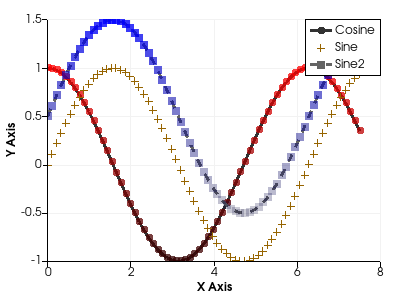

Here is the Python script that generated this plot:
#!/usr/bin/env python
# Demonstrate colored line plots with lookup tables and scalar visibility.

import math

import vtkmodules.vtkInteractionStyle  # noqa: F401
import vtkmodules.vtkRenderingContextOpenGL2  # noqa: F401
import vtkmodules.vtkRenderingOpenGL2  # noqa: F401

from vtkmodules.vtkChartsCore import vtkChartXY, vtkPlotPoints
from vtkmodules.vtkCommonCore import vtkFloatArray, vtkLookupTable
from vtkmodules.vtkCommonDataModel import vtkTable
from vtkmodules.vtkRenderingContext2D import vtkContextActor, vtkPen
from vtkmodules.vtkRenderingCore import (
    vtkRenderWindow,
    vtkRenderWindowInteractor,
    vtkRenderer,
)

# Create a table with some points in it.
arr_x = vtkFloatArray()
arr_x.SetName("XAxis")
arr_c = vtkFloatArray()
arr_c.SetName("Cosine")
arr_s = vtkFloatArray()
arr_s.SetName("Sine")
arr_s2 = vtkFloatArray()
arr_s2.SetName("Sine2")

num_points = 69
inc = 7.5 / (num_points - 1)
for i in range(num_points):
    arr_x.InsertNextValue(i * inc)
    arr_c.InsertNextValue(math.cos(i * inc))
    arr_s.InsertNextValue(math.sin(i * inc))
    arr_s2.InsertNextValue(math.sin(i * inc) + 0.5)

table = vtkTable()
table.AddColumn(arr_x)
table.AddColumn(arr_c)
table.AddColumn(arr_s)
table.AddColumn(arr_s2)

# Generate a black-to-red lookup table with fixed alpha.
lut = vtkLookupTable()
lut.SetValueRange(0.2, 1.0)
lut.SetSaturationRange(1, 1)
lut.SetHueRange(0, 0)
lut.SetRampToLinear()
lut.SetRange(-1, 1)
lut.SetAlpha(0.75)
lut.Build()

# Generate a black-to-blue lookup table with alpha range.
lut2 = vtkLookupTable()
lut2.SetValueRange(0.2, 1.0)
lut2.SetSaturationRange(1, 1)
lut2.SetHueRange(0.6667, 0.6667)
lut2.SetAlphaRange(0.2, 0.8)
lut2.SetRampToLinear()
lut2.SetRange(-1, 1)
lut2.Build()

# Set up chart.
chart = vtkChartXY()
chart.SetShowLegend(True)

# Line 0: solid line with circle markers, colored by cosine via lut.
line0 = chart.AddPlot(vtkChartXY.LINE)
line0.SetInputData(table, 0, 1)
line0.SetColor(50, 50, 50, 255)
line0.SetWidth(3.0)
line0.GetPen().SetLineType(vtkPen.SOLID_LINE)
line0.SetMarkerStyle(vtkPlotPoints.CIRCLE)
line0.SetScalarVisibility(1)
line0.SetLookupTable(lut)
line0.SelectColorArray(1)

# Line 1: no pen, plus markers.
line1 = chart.AddPlot(vtkChartXY.LINE)
line1.SetInputData(table, 0, 2)
line1.GetPen().SetLineType(vtkPen.NO_PEN)
line1.SetMarkerStyle(vtkPlotPoints.PLUS)
line1.SetColor(150, 100, 0, 255)

# Line 2: dash line with square markers, colored by sine via lut2.
line2 = chart.AddPlot(vtkChartXY.LINE)
line2.SetInputData(table, 0, 3)
line2.SetColor(100, 100, 100, 255)
line2.SetWidth(3.0)
line2.GetPen().SetLineType(vtkPen.DASH_LINE)
line2.SetMarkerStyle(vtkPlotPoints.SQUARE)
line2.ScalarVisibilityOn()
line2.SetLookupTable(lut2)
line2.SelectColorArray("Sine")

# Context actor and scene wiring.
context_actor = vtkContextActor()
context_actor.GetScene().AddItem(chart)

# Renderer
renderer = vtkRenderer()
renderer.SetBackground(1.0, 1.0, 1.0)
context_actor.GetScene().SetRenderer(renderer)
renderer.AddActor(context_actor)

# Window
render_window = vtkRenderWindow()
render_window.SetSize(400, 300)
render_window.SetMultiSamples(0)
render_window.AddRenderer(renderer)
render_window.SetWindowName("line plot colors")

# Interactor
interactor = vtkRenderWindowInteractor()
interactor.SetRenderWindow(render_window)

interactor.Initialize()
interactor.Start()
